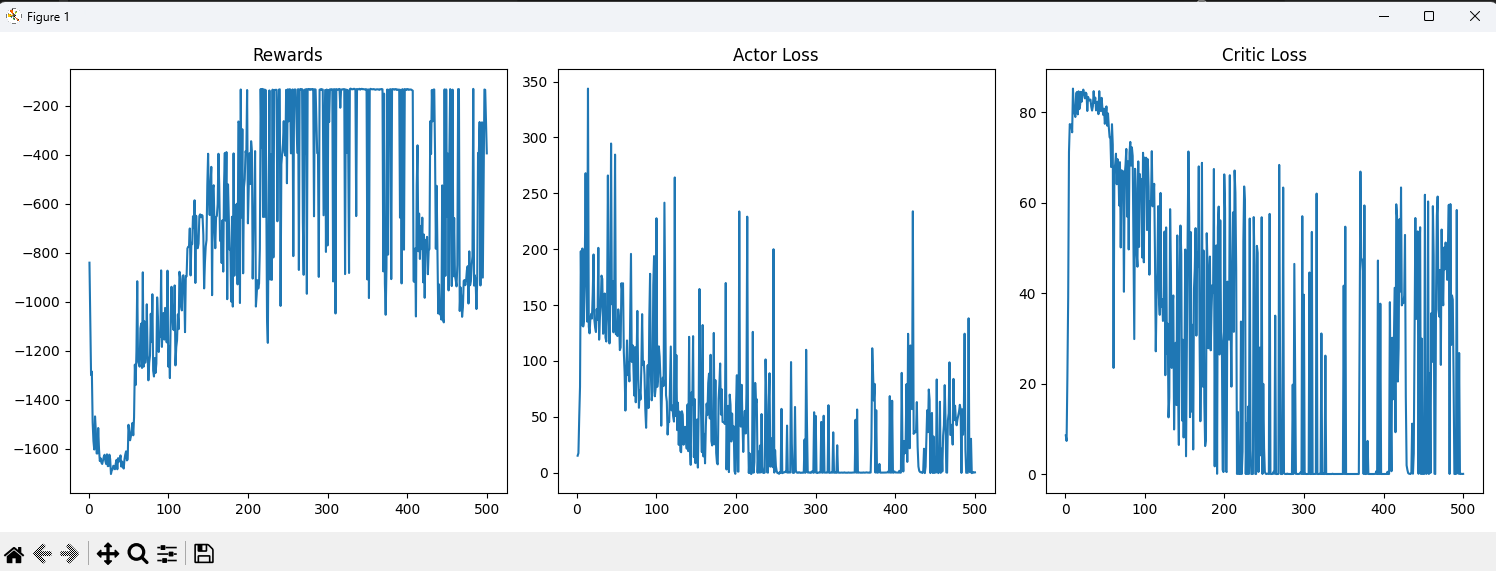

This chart was generated by the following Python code:
import random
import csv
from typing import List, Tuple

import gymnasium as gym
import numpy as np
import torch
import torch.nn as nn
import torch.nn.functional as F
import torch.optim as optim
from torch.distributions import Normal
import matplotlib.pyplot as plt
import pandas as pd


"""## Set random seed"""

def seed_torch(seed):
    torch.manual_seed(seed)
    if torch.backends.cudnn.enabled:
        torch.backends.cudnn.benchmark = False
        torch.backends.cudnn.deterministic = True


seed = 777
random.seed(seed)
np.random.seed(seed)
seed_torch(seed)


def initialize_uniformly(layer: nn.Linear, init_w: float = 3e-3):
    """Initialize the weights and bias in [-init_w, init_w]."""
    layer.weight.data.uniform_(-init_w, init_w)
    layer.bias.data.uniform_(-init_w, init_w)


class Actor(nn.Module):
    def __init__(self, state_size: int, action_size: int):
        super(Actor, self).__init__()
        self.hidden = nn.Linear(state_size, 128)
        self.mu_layer = nn.Linear(128, action_size)
        self.log_std_layer = nn.Linear(128, action_size)
        initialize_uniformly(self.mu_layer)
        initialize_uniformly(self.log_std_layer)

    def forward(self, state: torch.Tensor):
        x = F.relu(self.hidden(state))
        mu = torch.tanh(self.mu_layer(x)) * 2
        log_std = F.softplus(self.log_std_layer(x))
        std = torch.exp(log_std)
        dist = Normal(mu, std)
        action = dist.sample()
        return action, dist


class CriticV(nn.Module):
    def __init__(self, state_size: int):
        super(CriticV, self).__init__()
        self.hidden = nn.Linear(state_size, 128)
        self.out = nn.Linear(128, 1)
        initialize_uniformly(self.out)

    def forward(self, state: torch.Tensor):
        value = F.relu(self.hidden(state))
        value = self.out(value)
        return value


class A2CAgent:
    def __init__(self, env: gym.Env, gamma: float, entropy_weight: float, seed: int = 777):
        self.env = env
        self.state_size = self.env.observation_space.shape[0]
        self.action_size = self.env.action_space.shape[0]

        self.gamma = gamma
        self.entropy_weight = entropy_weight
        self.seed = seed

        self.device = torch.device("cuda" if torch.cuda.is_available() else "cpu")
        print("Device:", self.device)

        self.actor = Actor(self.state_size, self.action_size).to(self.device)
        self.critic = CriticV(self.state_size).to(self.device)

        self.actor_optimizer = optim.Adam(self.actor.parameters(), lr=1e-4)
        self.critic_optimizer = optim.Adam(self.critic.parameters(), lr=1e-3)

        self.transition: list = list()
        self.total_step = 0
        self.is_test = False

    def get_action(self, state: np.ndarray) -> np.ndarray:
        state = torch.FloatTensor(state).to(self.device)
        action, dist = self.actor(state)
        selected_action = dist.mean if self.is_test else action

        if not self.is_test:
            log_prob = dist.log_prob(selected_action).sum(dim=-1)
            self.transition = [state, log_prob]

        return selected_action.clamp(-2.0, 2.0).cpu().detach().numpy()

    def step(self, action: np.ndarray):
        next_state, reward, terminated, truncated, _ = self.env.step(action)
        done = terminated or truncated
        if not self.is_test:
            self.transition.extend([next_state, reward, done])
        return next_state, reward, done

    def train_step(self):
        state, log_prob, next_state, reward, done = self.transition

        mask = 1 - done
        next_state = torch.FloatTensor(next_state).to(self.device)
        curr_Q = self.critic(state)
        next_Q = self.critic(next_state)
        expected_Q = reward + self.gamma * next_Q * mask

        critic_loss = F.smooth_l1_loss(curr_Q, expected_Q.detach())
        advantage = (expected_Q - curr_Q).detach()
        actor_loss = -advantage * log_prob
        actor_loss += self.entropy_weight * -log_prob

        self.critic_optimizer.zero_grad()
        critic_loss.backward()
        self.critic_optimizer.step()

        self.actor_optimizer.zero_grad()
        actor_loss.backward()
        self.actor_optimizer.step()

        return actor_loss.item(), critic_loss.item()


# ---------------- TRAINING ---------------- #

# Environment
env = gym.make("Pendulum-v1", render_mode=None)

# Parameters
num_frames = 100000
gamma = 0.9
entropy_weight = 1e-2
max_episodes = 500
log_file = "a2c_log.csv"

# Init agent
agent = A2CAgent(env, gamma, entropy_weight, seed)

# Create log file with header
with open(log_file, mode="w", newline="") as f:
    writer = csv.writer(f)
    writer.writerow(["episode", "frame_idx", "reward", "actor_loss", "critic_loss"])

if __name__ == "__main__":
    agent.is_test = False
    actor_losses, critic_losses, scores = [], [], []
    frame_idx = 0

    for episode in range(1, max_episodes + 1):
        state, _ = agent.env.reset(seed=agent.seed)
        episode_reward = 0
        done = False

        while not done:
            frame_idx += 1
            action = agent.get_action(state)
            next_state, reward, done = agent.step(action)

            state = next_state
            episode_reward += reward

            actor_loss, critic_loss = agent.train_step()

        # Save to CSV
        with open(log_file, mode="a", newline="") as f:
            writer = csv.writer(f)
            writer.writerow([episode, frame_idx, episode_reward, actor_loss, critic_loss])

        scores.append(episode_reward)
        actor_losses.append(actor_loss)
        critic_losses.append(critic_loss)

        # Print log mỗi 50 episodes
        if episode % 50 == 0:
            avg_reward = np.mean(scores[-50:])
            print(f"[Episode {episode}/{max_episodes}] "
                  f"AvgReward(last50)={avg_reward:.2f}, "
                  f"ActorLoss={actor_loss:.4f}, CriticLoss={critic_loss:.4f}")

    agent.env.close()

    # ---------------- VISUALIZE ---------------- #
    df = pd.read_csv(log_file)

    plt.figure(figsize=(15, 5))
    plt.subplot(131)
    plt.title("Rewards")
    plt.plot(df["episode"], df["reward"])

    plt.subplot(132)
    plt.title("Actor Loss")
    plt.plot(df["episode"], df["actor_loss"])

    plt.subplot(133)
    plt.title("Critic Loss")
    plt.plot(df["episode"], df["critic_loss"])

    plt.tight_layout()
    plt.show()
